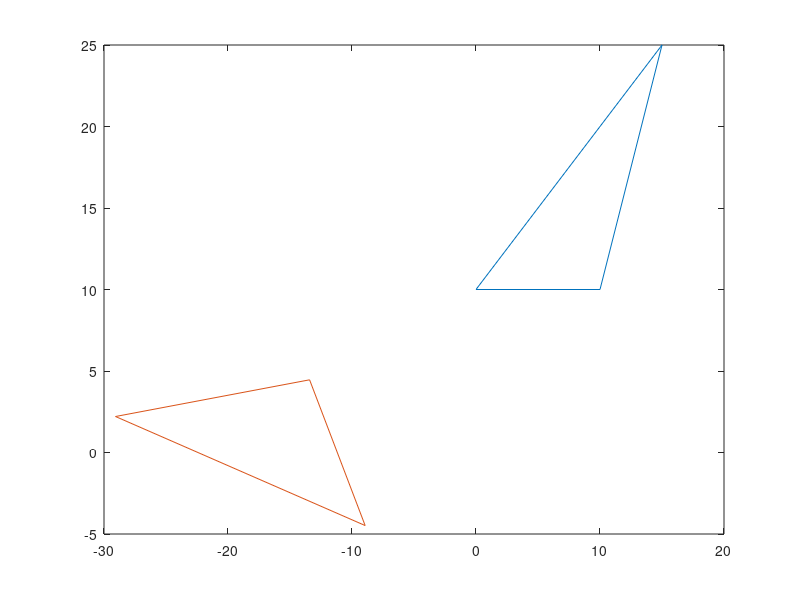

Reproduce this figure in MATLAB.
x = [10, 0, 15, 10];
y = [10, 10, 25, 10];
x1 = x * cos(90)  - y *sin (90);
y1 = y *cos (90) + x *sin (90);
plot(x,y,x1,y1)